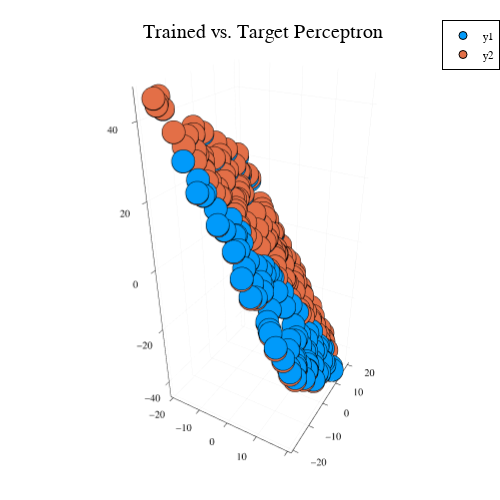

Notebook source saved alongside this figure:
### Code cell
# Scatter plot of each
println("Number of iterations: ", num_iterations)
println("Loss: ", losses[end])
println("WITH simultaneous perceptron/policy training")
Plots.scatter(x[2,:], x[3,:], predict(percep, x))
Plots.scatter!(x[2,:], x[3,:], predict(target, x))
Plots.title!("Trained vs. Target Perceptron")

### Figure 1 — Plotly figure (JSON) as saved in the notebook; plotly's stock layout.template omitted (floating-point values rounded to 4 significant figures; data arrays with more than 128 entries replaced by an {"elided": "..."} marker saying what was removed)
{"data": [{"colorbar": {"title": ""}, "legendgroup": "y1", "marker": {"color": "rgba(0, 154, 250, 1.000)", "line": {"color": "rgba(0, 0, 0, 1.000)", "width": 1}, "size": 8, "symbol": "circle"}, "mode": "markers", "name": "y1", "scene": "scene", "showlegend": true, "type": "scatter3d", "x": {"elided": "200 float values"}, "xaxis": "x", "y": {"elided": "200 float values"}, "yaxis": "y", "z": {"elided": "200 float values"}, "zaxis": "z", "zmax": null, "zmin": null}, {"colorbar": {"title": ""}, "legendgroup": "y2", "marker": {"color": "rgba(227, 111, 71, 1.000)", "line": {"color": "rgba(0, 0, 0, 1.000)", "width": 1}, "size": 8, "symbol": "circle"}, "mode": "markers", "name": "y2", "scene": "scene", "showlegend": true, "type": "scatter3d", "x": {"elided": "200 float values"}, "xaxis": "x", "y": {"elided": "200 float values"}, "yaxis": "y", "z": {"elided": "200 float values"}, "zaxis": "z", "zmax": null, "zmin": null}], "layout": {"annotations": [{"font": {"color": "rgba(0, 0, 0, 1.000)", "family": "sans-serif", "size": 20}, "rotation": 0, "showarrow": false, "text": "Trained vs. Target Perceptron", "x": 0.5267, "xanchor": "center", "xref": "paper", "y": 1, "yanchor": "top", "yref": "paper"}], "height": 500, "legend": {"bgcolor": "rgba(255, 255, 255, 1.000)", "bordercolor": "rgba(0, 0, 0, 1.000)", "borderwidth": 1, "font": {"color": "rgba(0, 0, 0, 1.000)", "family": "sans-serif", "size": 11}, "tracegroupgap": 0, "traceorder": "normal", "x": 1, "xanchor": "auto", "y": 1, "yanchor": "auto"}, "margin": {"b": 20, "l": 0, "r": 0, "t": 20}, "paper_bgcolor": "rgba(255, 255, 255, 1.000)", "plot_bgcolor": "rgba(255, 255, 255, 1.000)", "scene": {"camera": {"eye": {"x": 1.126, "y": -1.95, "z": 1.3}}, "domain": {"x": [0.06121, 0.9921], "y": [0.0301, 0.9532]}, "xaxis": {"gridcolor": "rgba(0, 0, 0, 0.100)", "gridwidth": 0.5, "linecolor": "rgba(0, 0, 0, 1.000)", "mirror": false, "range": [-20.89, 21.19], "showgrid": true, "showline": true, "showticklabels": true, "tickangle": 0, "tickcolor": "rgb(0, 0, 0)", "tickfont": {"color": "rgba(0, 0, 0, 1.000)", "family": "sans-serif", "size": 11}, "tickmode": "array", "ticks": "inside", "ticktext": ["−20", "−10", "0", "10", "20"], "tickvals": [-20, -10, 0, 10, 20], "title": "", "titlefont": {"color": "rgba(0, 0, 0, 1.000)", "family": "sans-serif", "size": 15}, "type": "-", "visible": true, "zeroline": false, "zerolinecolor": "rgba(0, 0, 0, 1.000)"}, "yaxis": {"gridcolor": "rgba(0, 0, 0, 0.100)", "gridwidth": 0.5, "linecolor": "rgba(0, 0, 0, 1.000)", "mirror": false, "range": [-21.09, 21.12], "showgrid": true, "showline": true, "showticklabels": true, "tickangle": 0, "tickcolor": "rgb(0, 0, 0)", "tickfont": {"color": "rgba(0, 0, 0, 1.000)", "family": "sans-serif", "size": 11}, "tickmode": "array", "ticks": "inside", "ticktext": ["−20", "−10", "0", "10", "20"], "tickvals": [-20, -10, 0, 10, 20], "title": "", "titlefont": {"color": "rgba(0, 0, 0, 1.000)", "family": "sans-serif", "size": 15}, "type": "-", "visible": true, "zeroline": false, "zerolinecolor": "rgba(0, 0, 0, 1.000)"}, "zaxis": {"gridcolor": "rgba(0, 0, 0, 0.100)", "gridwidth": 0.5, "linecolor": "rgba(0, 0, 0, 1.000)", "mirror": false, "range": [-46.3, 47.63], "showgrid": true, "showline": true, "showticklabels": true, "tickangle": 0, "tickcolor": "rgb(0, 0, 0)", "tickfont": {"color": "rgba(0, 0, 0, 1.000)", "family": "sans-serif", "size": 11}, "tickmode": "array", "ticks": "inside", "ticktext": ["−40", "−20", "0", "20", "40"], "tickvals": [-40, -20, 0, 20, 40], "title": "", "titlefont": {"color": "rgba(0, 0, 0, 1.000)", "family": "sans-serif", "size": 15}, "type": "-", "visible": true, "zeroline": false, "zerolinecolor": "rgba(0, 0, 0, 1.000)"}}, "showlegend": true, "width": 500}}
